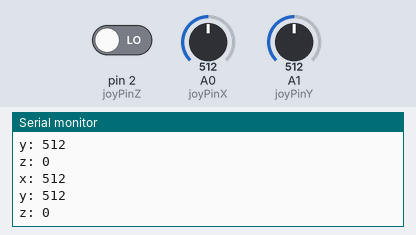
Bench run of a sketch on a simulated Arduino Uno, built with avr-gcc and run on an emulated ATmega328P. Parts: the last lines printed to the serial monitor. Inputs (shaded band) come from the test bench; at power-on: A0 (joyPinX) = 512, A1 (joyPinY) = 512, pin 2 (joyPinZ) LOW.

Above: at 1.8 s.
1.9 s: A0 (joyPinX) set to 716
At 2.8 s:
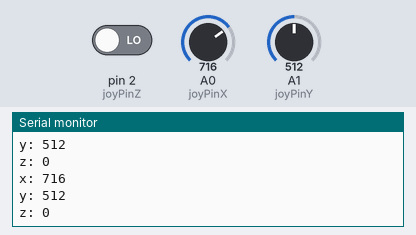
3.4 s: A1 (joyPinY) set to 716
At 4.7 s:
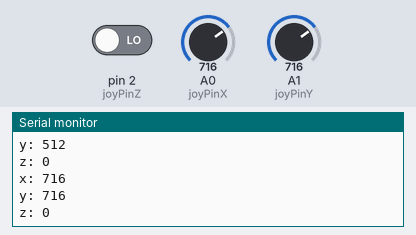
4.9 s: pin 2 (joyPinZ) driven HIGH
At 5.8 s:
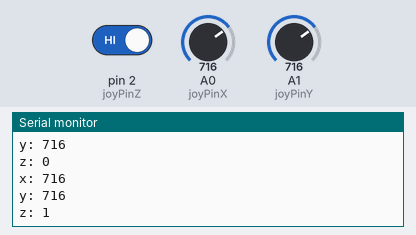
6.4 s: A0 (joyPinX) set to 900
At 7.5 s:
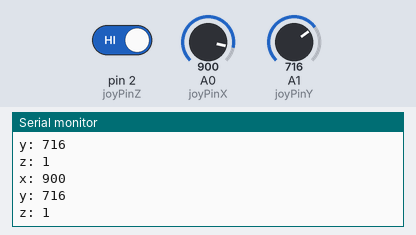
7.9 s: A1 (joyPinY) set to 900
At 8.8 s:
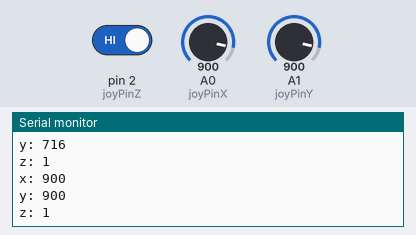
Timing chart, 0 to 10.4 s (numbered marks = the images above; inputs shaded):
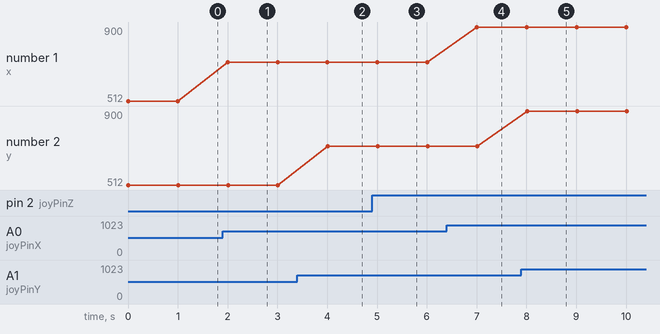

Measured:
- after the input at 1.9 s, the serial monitor: prints a new line after 0.10 s (image 1)
- after the input at 3.4 s, the serial monitor: prints a new line after 0.61 s (image 2)
- after the input at 4.9 s, the serial monitor: prints a new line after 0.12 s (image 3)
- after the input at 6.4 s, the serial monitor: prints a new line after 0.61 s (image 4)
- after the input at 7.9 s, the serial monitor: prints a new line after 0.11 s (image 5)
- plotted number 1: 512 → 716 after the input at 1.9 s, 716 → 900 after the input at 6.4 s

The sketch:

joyStickTest.ino
```cpp
const int joyPinX=A0;
const int joyPinY=A1;
const int joyPinZ=2;

void setup() {
  pinMode(joyPinZ,INPUT);
  Serial.begin(9600);
}

void loop() {
  int xvalue=analogRead(joyPinX);
  int yvalue=analogRead(joyPinY);
  int zvalue=digitalRead(joyPinZ);
  Serial.print("x: ");
  Serial.println(xvalue);
  Serial.print("y: ");
  Serial.println(yvalue);
  Serial.print("z: ");
  Serial.println(zvalue);
  Serial.println();
  delay(1000);
}
```
